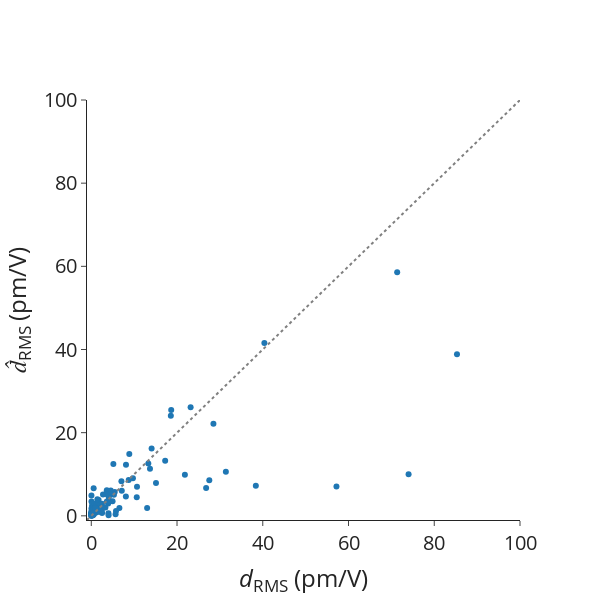

Notebook source saved alongside this figure:
### Markdown cell above
# Errors on dRMS

### Code cell
# Data

mae = mean_absolute_error(df_pred_matten["dRMS_true"], df_pred_matten["dRMS_matten"])
mape = mean_absolute_percentage_error(
    df_pred_matten["dRMS_true"], df_pred_matten["dRMS_matten"]
)
rmse = root_mean_squared_error(
    df_pred_matten["dRMS_true"], df_pred_matten["dRMS_matten"]
)
spearmanrho = spearmanr(df_pred_matten["dRMS_true"], df_pred_matten["dRMS_matten"])
print(f"MAE = {mae}")
print(f"MAPE = {mape}")
print(f"RMSE = {rmse}")
print(f"Rho_sp = {spearmanrho.statistic}")

# Scatter plot for previous outputs.
scatter_dRMS = go.Scatter(
    x=df_pred_matten["dRMS_true"],
    y=df_pred_matten["dRMS_matten"],
    mode="markers",
    name="",
    showlegend=False,
    text=[mpid for mpid in df_pred_matten.index.values],
)

ideal = go.Scatter(
    x=[-1, 200],
    y=[-1, 200],
    mode="lines",
    line=dict(color="gray", dash="dot"),
    showlegend=False,
)

# Layout
layout = go.Layout(
    # title=dict(text='Scatter Plot'),
    xaxis=dict(title="<i>d</i><sub>RMS</sub> (pm/V)", range=[-1, 100]),
    yaxis=dict(title="<i>d&#770;</i><sub>RMS</sub> (pm/V)", range=[-1, 100]),
    # legend=dict(font=dict(size=12)),
)

# Create figure
fig = go.Figure(data=[scatter_dRMS, ideal], layout=layout)

fig.update_layout(
    autosize=False,
    font_size=20,
    width=600,
    height=600,
    # plot_bgcolor="white",
    template="simple_white",
)
fig.update_layout(
    xaxis=dict(
        # tickmode = 'array',
        # tickvals = [1, 2,3,4,5,6,7,8],
        # ticktext = ['One', 'Three', 'Five', 'Seven', 'Nine', 'Eleven']
        showgrid=False,
    ),
    yaxis=dict(
        # tickmode = 'array',
        # tickvals = [1, 2,3,4,5,6,7,8],
        # ticktext = ['One', 'Three', 'Five', 'Seven', 'Nine', 'Eleven']
        showgrid=False,
    ),
)

# Show figure
fig.show()

### Figure 1 — Plotly figure (JSON) as saved in the notebook; plotly's stock layout.template omitted (floating-point values rounded to 4 significant figures)
{"data": [{"mode": "markers", "name": "", "showlegend": false, "text": ["agm001266143", "agm002018585", "agm002056302", "agm002072309", "agm002073755", "agm002074655", "agm002077911", "agm002079795", "agm002091778", "agm002097562", "agm002128787", "agm002137965", "agm002149208", "agm002153716", "agm002156258", "agm002156599", "agm002186848", "agm002190330", "agm002224787", "agm002225219", "agm002233061", "agm002254137", "agm002336867", "agm002848041", "agm003160584", "agm003202330", "agm003204906", "agm003464867", "agm003612680", "agm003713453", "agm003743952", "agm004786105", "agm004947354", "agm004951594", "agm004958126", "agm005112928", "agm005539186", "agm005605704", "agm005769288", "agm005882580", "agm005955873", "agm006056059", "agm1000019508", "agm2000011039", "agm2000016398", "agm2000084944", "agm2000085596", "agm2000128632", "agm2000145156", "mp-1019889", "mp-1023936", "mp-1029408", "mp-1029652", "mp-1029932", "mp-1078049", "mp-1184796", "mp-1189731", "mp-1195571", "mp-1208039", "mp-1215615", "mp-1217830", "mp-1218158", "mp-1219293", "mp-1219501", "mp-1220818", "mp-1222496", "mp-1222565", "mp-1222661", "mp-1223489", "mp-1224376", "mp-1226863", "mp-1227512", "mp-1227993", "mp-1227994", "mp-1228522", "mp-1228745", "mp-14568", "mp-17066", "mp-17207", "mp-21521", "mp-23280", "mp-23363", "mp-23794", "mp-27316", "mp-27914", "mp-27987", "mp-28089", "mp-28473", "mp-29155", "mp-29524", "mp-32959", "mp-33723", "mp-36779", "mp-504908", "mp-504910", "mp-542931", "mp-550959", "mp-552663", "mp-554002", "mp-556719", "mp-559065", "mp-559373", "mp-559961", "mp-560521", "mp-560588", "mp-560699", "mp-561664", "mp-567246", "mp-568328", "mp-568802", "mp-570213", "mp-571195", "mp-6126", "mp-672158", "mp-685097", "mp-753401", "mp-756570", "mp-761842", "mp-769218", "mp-774907", "mp-8673", "mp-985293", "mp-997027", "mp-998230", "mp-998591"], "type": "scatter", "x": [18.64, 27.52, 1.904, 1.895, 0.4127, 1.601, 7.03, 0.6499, 0.1551, 0.1939, 5.15, 0.3619, 0.04917, 0.4543, 0.2781, 1.005, 40.38, 8.864, 3.946, 8.092, 3.995, 71.35, 85.3, 0.04655, 38.38, 14.07, 5.466, 7.112, 0.5891, 2.519, 0.05869, 28.49, 4.133, 3.618, 1.21, 2.539, 6.558, 18.56, 2.502, 4.541, 0.2071, 0.06227, 0.08778, 0.1593, 0.002636, 0.02061, 0.03737, 0.02798, 0.007023, 0.09539, 1.706, 5.281, 1.963, 17.23, 9.709, 0.07221, 0.06197, 0.08541, 0.536, 13.31, 1.41, 1.251, 0.1615, 10.6, 0.9523, 0.07122, 0.2991, 23.17, 0.07569, 10.67, 0.1928, 13.02, 8.727, 1.294, 3.396, 4.964, 0.03164, 0.04501, 8.072, 4.031, 0.0583, 0.00565, 0.1714, 0.0537, 0.0599, 0.8324, 1.548, 0.2172, 2.279, 0.2456, 0.5491, 13.69, 1.347, 0.3161, 0.9607, 0.3921, 4.351, 0.5717, 0.2254, 0.9312, 3.624, 0.5506, 0.4046, 0.1382, 15.09, 0.4178, 0.4794, 0.157, 31.39, 21.83, 74.01, 57.19, 1.525, 0.2708, 2.408, 0.9331, 5.764, 0.412, 26.79, 1.415, 3.294, 0.08935, 5.668, 2.732, 4.08], "y": [25.44, 8.588, 2.868, 1.346, 0.6188, 1.248, 8.296, 0.9889, 2.354, 0.2054, 12.49, 0.23, 0.5303, 0.3213, 0.917, 0.7725, 41.58, 14.9, 2.992, 12.31, 0.598, 58.6, 38.88, 3.477, 7.245, 16.22, 5.703, 6.05, 0.6566, 0.6606, 0.374, 22.15, 3.447, 6.147, 1.625, 1.768, 1.856, 24.05, 2.905, 6.102, 0.4685, 0.3242, 0.5989, 0.7787, 0.09623, 1.056, 4.879, 0.8006, 0.5845, 0.3646, 3.809, 5.064, 2.864, 13.26, 9.05, 0.2976, 0.3916, 0.2012, 2.459, 12.58, 1.112, 2.727, 0.3996, 4.488, 2.13, 0.5659, 0.9169, 26.12, 0.3668, 7.021, 0.5275, 1.912, 8.609, 2.976, 5.244, 3.509, 0.2805, 1.746, 4.68, 0.1275, 0.5531, 0.08306, 0.2853, 0.1414, 0.2519, 1.356, 0.9805, 0.4196, 0.9105, 0.3318, 0.2789, 11.3, 0.9632, 3.025, 1.723, 0.3528, 5.155, 2.325, 0.8457, 1.976, 3.456, 6.634, 1.465, 0.3599, 7.908, 0.2757, 0.3937, 0.02891, 10.58, 9.865, 9.981, 7.062, 1.389, 0.3833, 1.136, 1.914, 1.16, 0.6689, 6.705, 4.019, 2.034, 0.07517, 0.3709, 5.162, 4.432]}, {"line": {"color": "gray", "dash": "dot"}, "mode": "lines", "showlegend": false, "type": "scatter", "x": [-1, 200], "y": [-1, 200]}], "layout": {"autosize": false, "font": {"size": 20}, "height": 600, "width": 600, "xaxis": {"range": [-1, 100], "showgrid": false, "title": {"text": "<i>d</i><sub>RMS</sub> (pm/V)"}}, "yaxis": {"range": [-1, 100], "showgrid": false, "title": {"text": "<i>d&#770;</i><sub>RMS</sub> (pm/V)"}}}}
